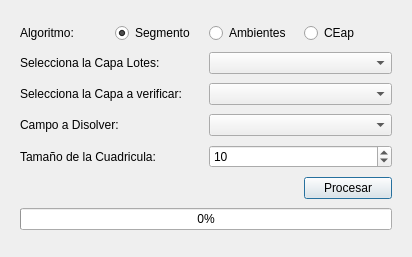
<?xml version="1.0" encoding="UTF-8"?>
<ui version="4.0">
 <class>Dialog</class>
 <widget class="QDialog" name="Dialog">
  <property name="geometry">
   <rect>
    <x>0</x>
    <y>0</y>
    <width>412</width>
    <height>257</height>
   </rect>
  </property>
  <property name="windowTitle">
   <string>Dialog</string>
  </property>
  <layout class="QGridLayout" name="gridLayout_2">
   <item row="0" column="0">
    <widget class="QWidget" name="gridWidget" native="true">
     <layout class="QGridLayout" name="gridLayout">
      <item row="0" column="0">
       <widget class="QLabel" name="label_5">
        <property name="text">
         <string>Algoritmo:</string>
        </property>
       </widget>
      </item>
      <item row="3" column="2" colspan="2">
       <widget class="QgsFieldComboBox" name="combo_fields"/>
      </item>
      <item row="4" column="2" colspan="2">
       <widget class="QSpinBox" name="spinBox">
        <property name="value">
         <number>10</number>
        </property>
       </widget>
      </item>
      <item row="0" column="2">
       <widget class="QRadioButton" name="radio_2">
        <property name="text">
         <string>Ambientes</string>
        </property>
       </widget>
      </item>
      <item row="3" column="0" colspan="2">
       <widget class="QLabel" name="label_2">
        <property name="text">
         <string>Campo a Disolver:</string>
        </property>
       </widget>
      </item>
      <item row="2" column="2" colspan="2">
       <widget class="QgsMapLayerComboBox" name="combo_layers"/>
      </item>
      <item row="2" column="0" colspan="2">
       <widget class="QLabel" name="label">
        <property name="text">
         <string>Selecciona la Capa a verificar:</string>
        </property>
       </widget>
      </item>
      <item row="1" column="0" colspan="2">
       <widget class="QLabel" name="label_4">
        <property name="text">
         <string>Selecciona la Capa Lotes:</string>
        </property>
       </widget>
      </item>
      <item row="4" column="0" colspan="2">
       <widget class="QLabel" name="label_3">
        <property name="text">
         <string>Tamaño de la Cuadricula:</string>
        </property>
       </widget>
      </item>
      <item row="0" column="3">
       <widget class="QRadioButton" name="radio_3">
        <property name="text">
         <string>CEap</string>
        </property>
       </widget>
      </item>
      <item row="0" column="1">
       <widget class="QRadioButton" name="radio_1">
        <property name="text">
         <string>Segmento</string>
        </property>
        <property name="checked">
         <bool>true</bool>
        </property>
       </widget>
      </item>
      <item row="1" column="2" colspan="2">
       <widget class="QgsMapLayerComboBox" name="combo_lotes"/>
      </item>
      <item row="5" column="3">
       <widget class="QPushButton" name="pushButton">
        <property name="text">
         <string>Procesar</string>
        </property>
       </widget>
      </item>
      <item row="5" column="0" colspan="3">
       <widget class="QLabel" name="label_status">
        <property name="text">
         <string/>
        </property>
       </widget>
      </item>
      <item row="6" column="0" colspan="4">
       <widget class="QProgressBar" name="progressBar">
        <property name="value">
         <number>0</number>
        </property>
       </widget>
      </item>
     </layout>
    </widget>
   </item>
  </layout>
 </widget>
 <customwidgets>
  <customwidget>
   <class>QgsFieldComboBox</class>
   <extends>QComboBox</extends>
   <header>qgsfieldcombobox.h</header>
  </customwidget>
  <customwidget>
   <class>QgsMapLayerComboBox</class>
   <extends>QComboBox</extends>
   <header>qgsmaplayercombobox.h</header>
  </customwidget>
 </customwidgets>
 <resources/>
 <connections/>
</ui>
